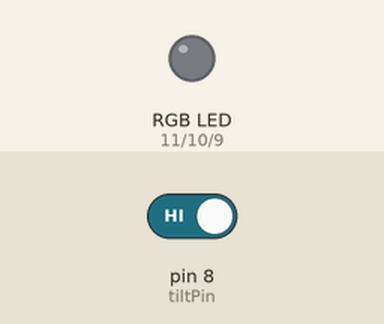
Recording of a sketch running on a simulated Arduino Uno, built with avr-gcc and run on an emulated ATmega328P. Shown: an RGB LED mixed from three pins (HIGH = lit). The test bench sets the inputs (shaded band); at power-on: pin 8 (tiltPin) HIGH.

Above: at 0.15 s.
At 1.2 s:
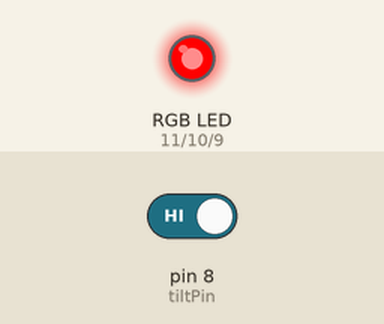
1.3 s: pin 8 (tiltPin) driven LOW
At 3.1 s:
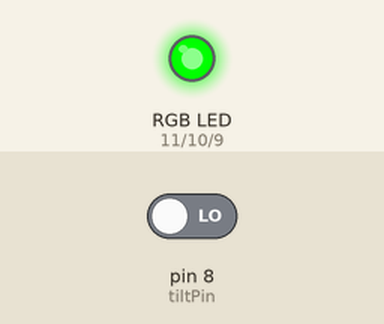
Timing chart, 0 to 4.6 s (numbered marks = the images above; inputs shaded):
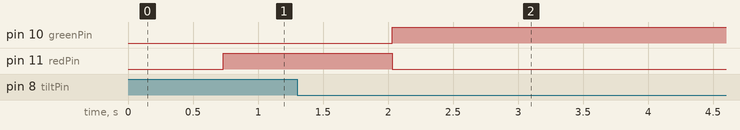

Measured:
- after the input at 1.3 s, pin 10 (greenPin): LOW → HIGH after 0.73 s; pin 11 (redPin): HIGH → LOW after 0.73 s

The sketch:

tilt-moodswing.ino
```cpp
#define redPin 11
#define greenPin 10
#define bluePin 9

/**************************************/

const int tiltPin = 8;
int i = 0;
int currentstate = LOW;

#define colorstep 0.0001

float distance;

void setup() {
  // put your setup code here, to run once:
  pinMode(tiltPin,INPUT);//set pin as INPUT
  digitalWrite(tiltPin, HIGH);//set pin as HIGH

}

void loop() {
  // put your main code here, to run repeatedly:
  int digitalVal = digitalRead(tiltPin);//Read the value of pin
  if(HIGH == digitalVal)//if tilt switch is not breakover
  {
    distance += colorstep;
    if(distance > 1.){
      distance = 1;
    }
  }
  else ////if tilt switch breakover
  {
    distance -= colorstep;
    if(distance < 0.){
      distance = 0.;
    }
  }
  color_from_scalar(distance);
  delayMicroseconds(10);
}

/******************************************************/
/*  For output the color values in the red, green and blue pin must be
 *  in the range 0..255. This function scales an input in the range 0..1
 *  to 0..255.
 *
 *  The last line sets the color of value 0 and 1.
 *  (e.g. (n, 0, 255 - n) will be red (for n=0) to blue (for n = 255).
 */
void color_from_scalar (float number)
{
  if (number > 1.){
    number = 1.;
  }
  if (number < 0){
    number = 0.;
  }
  unsigned char n;
  n = (unsigned char) (number * 255.);
  color(n, 255 - n, 0);
}
/******************************************************/


/******************************************************/
void color (unsigned char red, unsigned char green, unsigned char blue) // the color generating function
{
analogWrite(redPin, red);
analogWrite(greenPin, green);
analogWrite(bluePin, blue);
}
/******************************************************/
```
